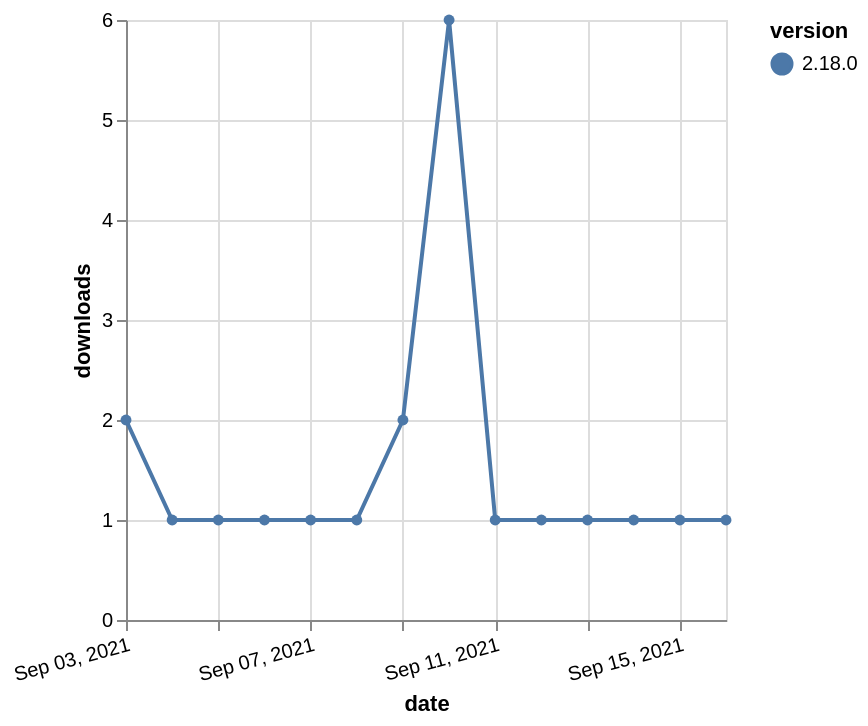

Vega-Lite specification stored for this chart:
### Vega-Lite specification from a JSON file in a GitHub repository (floating-point values rounded to 4 significant figures)
{"$schema": "https://vega.github.io/schema/vega-lite/v5.json", "description": "A simple bar chart with embedded data.", "data": {"values": [{"date": "2021-09-03", "total": 547, "delta": 2, "version": "2.18.0"}, {"date": "2021-09-04", "total": 548, "delta": 1, "version": "2.18.0"}, {"date": "2021-09-05", "total": 549, "delta": 1, "version": "2.18.0"}, {"date": "2021-09-06", "total": 550, "delta": 1, "version": "2.18.0"}, {"date": "2021-09-07", "total": 551, "delta": 1, "version": "2.18.0"}, {"date": "2021-09-08", "total": 552, "delta": 1, "version": "2.18.0"}, {"date": "2021-09-09", "total": 554, "delta": 2, "version": "2.18.0"}, {"date": "2021-09-10", "total": 560, "delta": 6, "version": "2.18.0"}, {"date": "2021-09-11", "total": 561, "delta": 1, "version": "2.18.0"}, {"date": "2021-09-12", "total": 562, "delta": 1, "version": "2.18.0"}, {"date": "2021-09-13", "total": 563, "delta": 1, "version": "2.18.0"}, {"date": "2021-09-14", "total": 564, "delta": 1, "version": "2.18.0"}, {"date": "2021-09-15", "total": 565, "delta": 1, "version": "2.18.0"}, {"date": "2021-09-16", "total": 566, "delta": 1, "version": "2.18.0"}]}, "width": "container", "mark": {"type": "line", "point": {"filled": true}}, "encoding": {"x": {"field": "date", "type": "temporal", "timeUnit": "yearmonthdate", "title": "date", "axis": {"labelAngle": -15}}, "y": {"field": "delta", "type": "quantitative", "title": "downloads"}, "color": {"field": "version", "type": "nominal"}, "tooltip": {"field": "delta"}}}
